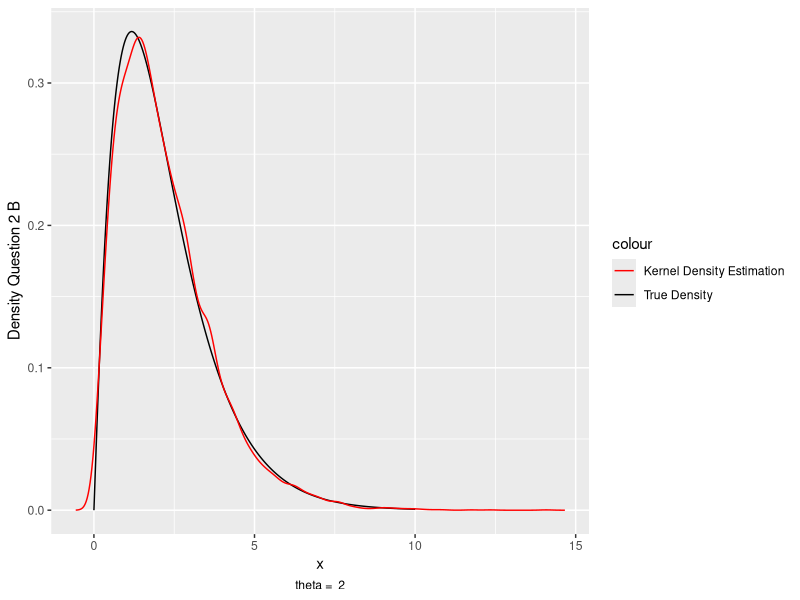
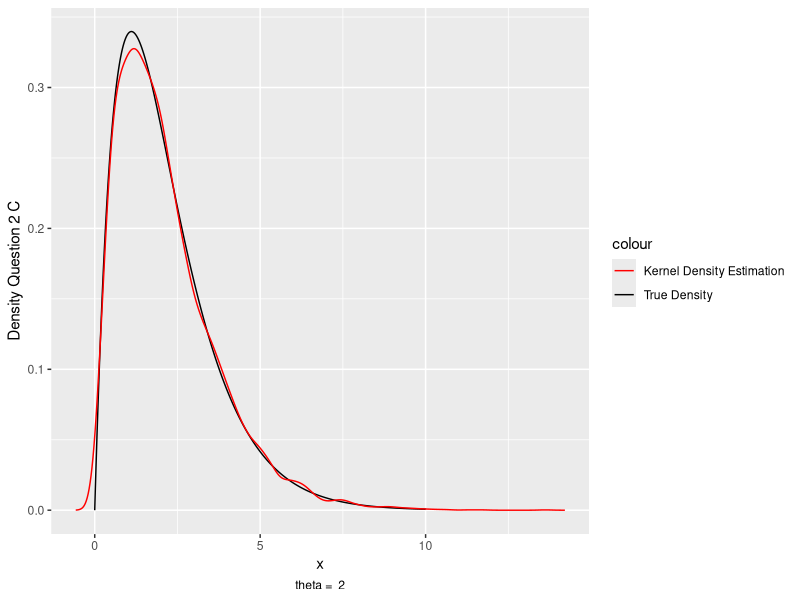
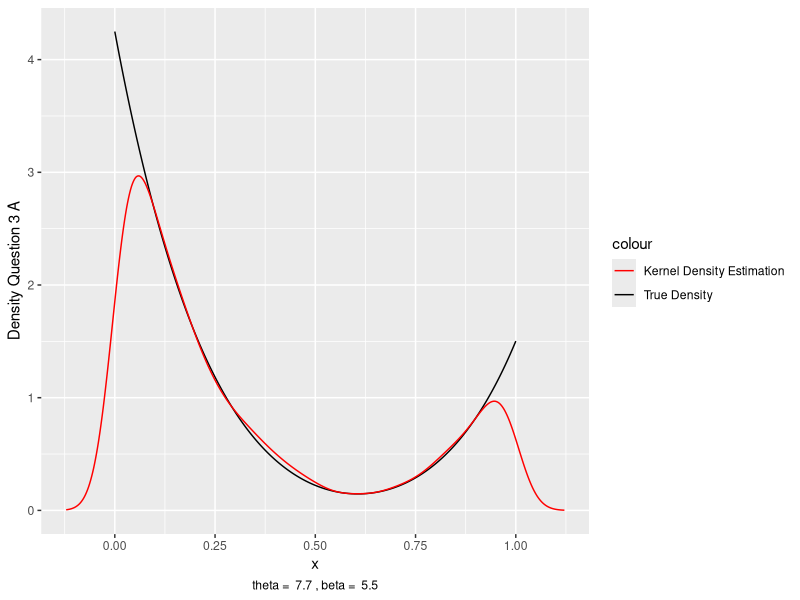
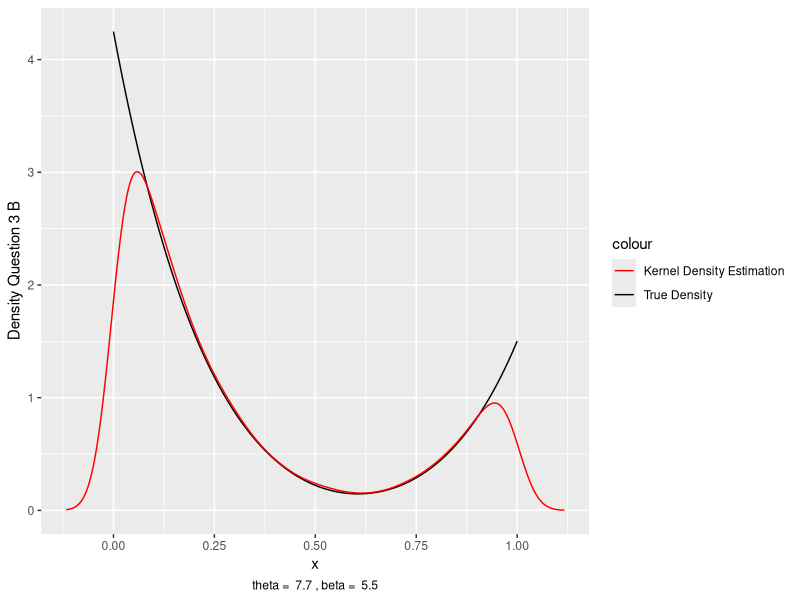

Generate these figures, in order, with R:
## ---- chunk 1
library(ggplot2)

FunctionG <- function(x)
{
  
  return(normalC * (2 * x ** (theta - 1) + x ** (theta - 1/2)) * exp(-x))
}

InverseTransform <- function(x)
{
  cdf <- integrate(f, lower = 0, upper = x)
  return(cdf[[1]] - u)
}

x <- seq(from = 0, to = 10, by = 0.0001)
theta = 2
normalC <- 1 / (2 * gamma(theta) + gamma(theta + 1/2))
f = FunctionG

result2B <- c()
result2C <- c()

for (i in 1:10000) 
{
  u <- runif(1)
  rngG <- uniroot(InverseTransform, interval = c(0,20))[[1]]
  result2B <- c(result2B, rngG)
}

while (length(result2C) <= 10000) 
{
  u <- runif(1)
  rngG <- uniroot(InverseTransform, interval = c(0,20))[[1]]
  densityG <- (2 * rngG ** (theta - 1) + rngG ** (theta - 1/2)) * exp(-rngG)
  densityF <- ((4 + rngG) ** 0.5) * (rngG ** (theta - 1)) * exp(- rngG)
  ratio2C <- densityF / densityG
  if (ratio2C >= runif(1))
  {
    result2C <- c(result2C, rngG)
  }
}

kde2B <- density(result2B)
kde2C <- density(result2C)
density2 <- FunctionG(x)
outDF <- data.frame(density2, rownames = x)
plotQ2 <- ggplot(outDF, aes(x, density2, color = "True Density")) + geom_line() + 
  labs(x = "x", y = "Density Question 2 B", caption = paste("theta = ", as.character(theta))) + 
  theme(plot.caption = element_text(hjust = 0.5))
plotQ2B <- plotQ2 + geom_line(data = as.data.frame(kde2B$y), 
                              mapping = aes(x = kde2B$x, y = kde2B$y, color = "Kernel Density Estimation"))
rmdPlot2B <- plotQ2B + scale_colour_manual(breaks = c("Kernel Density Estimation", "True Density"), 
                              values = c("red", "black"))
functionF2 <- function(x)
{
  return(((4 + x) ** 0.5) * (x ** (theta - 1)) * exp(- x))
}
cF2 <- 1 / integrate(functionF2, lower = 0, upper = Inf)$value
trueDensity2F <- functionF2(x) * cF2
plotQ2F <- ggplot(as.data.frame(trueDensity2F), 
                  aes(x = x, y = trueDensity2F, color = "True Density")) + 
  geom_line() + 
  labs(x = "x", y = "Density Question 2 C")
plotQ2C <- plotQ2F + 
  geom_line(data = as.data.frame(kde2C$y), mapping = aes(x = kde2C$x, y = kde2C$y, color = "Kernel Density Estimation")) + 
  labs(x = "x", y = "Density Question 2 C", caption = paste("theta = ", as.character(theta))) + 
  theme(plot.caption = element_text(hjust = 0.5))
rmdPlot2C <- plotQ2C + scale_colour_manual(breaks = c("Kernel Density Estimation", "True Density"),
                               values = c("red", "black"))



thetaQ3 <- 7.7
betaQ3 <- 5.5
p1Q3A <- (gamma(thetaQ3) * gamma(1)) / gamma(thetaQ3 + 1)
p2Q3A <- ((gamma(betaQ3) * gamma(1)) / gamma(betaQ3 + 1))
functionF3A <- function(x)
{
  return((x ** (thetaQ3 - 1)) / (1 + x ** 2) + ((2 + x ** 2) ** 0.5) * ((1 - x) ** (betaQ3 - 1)))
}
cF3A <- 1 / integrate(functionF3A, lower = 0, upper = 1)$value
dummyXQ3 <- seq(from = 0, to = 1, by = 0.0001)
realDQ3 <- cF3A * functionF3A(dummyXQ3)
df3F <- data.frame(cF3A * functionF3A(dummyXQ3), row.names = dummyXQ3)


function3G <- function(x)
{
  return((0.5 / p1Q3A) * x ** (thetaQ3 - 1) + (0.5 / p2Q3A) * ((1 - x) ** (betaQ3 - 1)))
}
alphaQ3A <- 2 * max(p1Q3A, p2Q3A * (3 ** 0.5))



alphaQ3A1 <- p1Q3A
alphaQ3A2 <- p2Q3A * (3 ** 0.5)

result3AA <- c()
while (length(result3AA) <= 10000) 
{
  if (runif(1) <= alphaQ3A1 / (alphaQ3A1 + alphaQ3A2))
  {
    rngG <- rbeta(1, thetaQ3, 1)
    densityG <- dbeta(rngG, thetaQ3, 1)
    densityF <- (rngG ** (thetaQ3 - 1)) / (1 + rngG ** 2)
    ratio3AA <- densityF / (densityG * alphaQ3A1)
    if (ratio3AA >= runif(1))
    {
      result3AA <- c(result3AA, rngG)
    }
  }
  else
  {
    rngG <- rbeta(1, 1, betaQ3)
    densityG <- dbeta(rngG, 1, betaQ3)
    densityF <- ((2 + rngG ** 2) ** 0.5) * ((1 - rngG) ** (betaQ3 - 1))
    ratio3AA <- densityF / (densityG * alphaQ3A2)
    if (ratio3AA >= runif(1))
    {
      result3AA <- c(result3AA, rngG)
    }
  }
}

kdeQ3AA <- density(result3AA)
plotQ3F <- ggplot(as.data.frame(realDQ3), aes(x = dummyXQ3, y = realDQ3, color = "True Density")) + geom_line() + labs(x = "x", y = "Density Question 3")

plotQ3AA <- plotQ3F + 
  geom_line(data = as.data.frame(kdeQ3AA$y), mapping = aes(x = kdeQ3AA$x, y = kdeQ3AA$y, color = "Kernel Density Estimation")) + 
  labs(x = "x", y = "Density Question 3 A", caption = paste("theta = ", as.character(thetaQ3), ", beta = ", as.character(betaQ3))) + 
  theme(plot.caption = element_text(hjust = 0.5))
rmdPlot3A <- plotQ3AA + scale_colour_manual(breaks = c("Kernel Density Estimation", "True Density"),
                               values = c("red", "black"))



f <- function3G
result3A <- c()
while (length(result3A) <= 10000) 
{
  u <- runif(1)
  rngG <- uniroot(InverseTransform, interval = c(0, 1))[[1]]
  densityG <- f(rngG)
  densityF <- (rngG ** (thetaQ3 - 1)) / (1 + rngG ** 2) + ((2 + rngG ** 2) ** 0.5) * ((1 - rngG) ** (betaQ3 - 1))
  ratio3A <- densityF / (densityG * alphaQ3A)
  if (ratio3A >= runif(1))
  {
    result3A <- c(result3A, rngG)
  }
}
kdeQ3A <- density(result3A)
plotQ3A <- plotQ3F + 
  geom_line(data = as.data.frame(kdeQ3A$y), mapping = aes(x = kdeQ3A$x, y = kdeQ3A$y, color = "Kernel Density Estimation")) + 
  labs(x = "x", y = "Density Question 3 B", caption = paste("theta = ", as.character(thetaQ3), ", beta = ", as.character(betaQ3))) + 
  theme(plot.caption = element_text(hjust = 0.5))
rmdPlot3B <- plotQ3A + scale_colour_manual(breaks = c("Kernel Density Estimation", "True Density"), 
                              values = c("red", "black"))


## ---- chunk 2

rmdPlot2B

## ---- chunk 3

rmdPlot2C

## ---- chunk 4

rmdPlot3A

## ---- chunk 5

rmdPlot3B

